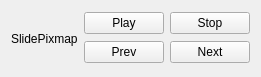
<ui version="4.0" >
 <class>SlidePlaybackWidget</class>
 <widget class="QWidget" name="SlidePlaybackWidget" >
  <property name="geometry" >
   <rect>
    <x>0</x>
    <y>0</y>
    <width>251</width>
    <height>77</height>
   </rect>
  </property>
  <property name="sizePolicy" >
   <sizepolicy vsizetype="Minimum" hsizetype="Minimum" >
    <horstretch>0</horstretch>
    <verstretch>0</verstretch>
   </sizepolicy>
  </property>
  <property name="windowTitle" >
   <string>Form</string>
  </property>
  <layout class="QHBoxLayout" name="horizontalLayout" >
   <item>
    <widget class="QLabel" name="m_slideLabel" >
     <property name="text" >
      <string>SlidePixmap</string>
     </property>
    </widget>
   </item>
   <item>
    <layout class="QGridLayout" name="gridLayout" >
     <item row="0" column="0" >
      <widget class="QPushButton" name="m_playButton" >
       <property name="text" >
        <string>Play</string>
       </property>
      </widget>
     </item>
     <item row="0" column="1" >
      <widget class="QPushButton" name="m_stopButton" >
       <property name="text" >
        <string>Stop</string>
       </property>
      </widget>
     </item>
     <item row="1" column="0" >
      <widget class="QPushButton" name="m_prevButton" >
       <property name="text" >
        <string>Prev</string>
       </property>
      </widget>
     </item>
     <item row="1" column="1" >
      <widget class="QPushButton" name="m_nextButton" >
       <property name="text" >
        <string>Next</string>
       </property>
      </widget>
     </item>
    </layout>
   </item>
  </layout>
 </widget>
 <resources/>
 <connections/>
</ui>
